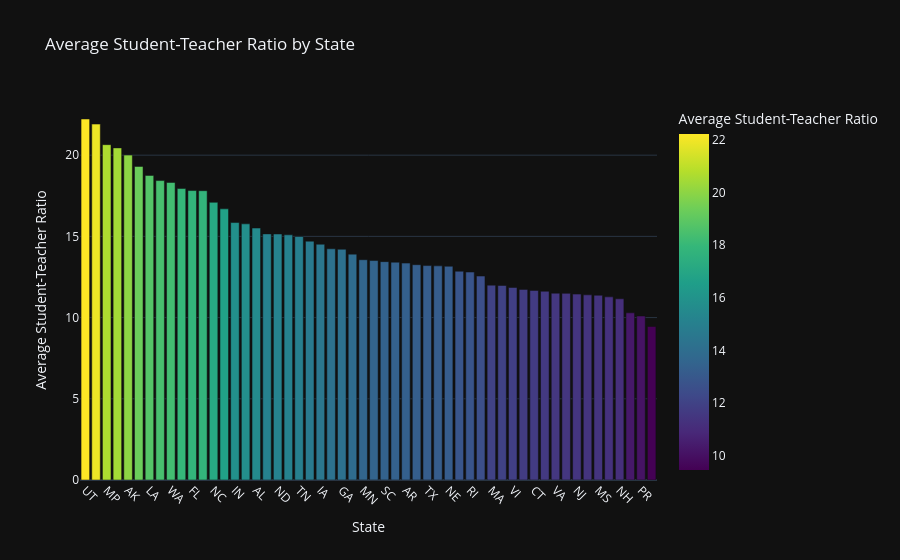

Notebook code for this chart:
### Code cell
#bar Plot

fig = px.bar(average_ratio_state_filtered, 
             x='STATE', 
             y='STUDENT_TEACHER_RATIO',
             title='Average Student-Teacher Ratio by State',
             labels={'STATE': 'State', 'STUDENT_TEACHER_RATIO': 'Average Student-Teacher Ratio'},
             color='STUDENT_TEACHER_RATIO',  
             color_continuous_scale='Viridis',  
             template='plotly_dark')  

fig.update_layout(xaxis_title='State', yaxis_title='Average Student-Teacher Ratio', 
                  xaxis_tickangle=45)  

fig.write_html("Average Student-Teacher Ratio by State.html")
fig.show()

### Figure 1 — Plotly figure (JSON) as saved in the notebook; plotly's stock layout.template omitted (floating-point values rounded to 4 significant figures)
{"data": [{"alignmentgroup": "True", "hovertemplate": "State=%{x}<br>Average Student-Teacher Ratio=%{marker.color}<extra></extra>", "legendgroup": "", "marker": {"color": [22.23, 21.91, 20.65, 20.45, 20.0, 19.31, 18.75, 18.43, 18.32, 17.94, 17.82, 17.81, 17.1, 16.69, 15.85, 15.77, 15.51, 15.15, 15.15, 15.1, 14.99, 14.7, 14.52, 14.23, 14.21, 13.91, 13.56, 13.51, 13.45, 13.41, 13.35, 13.26, 13.2, 13.18, 13.16, 12.86, 12.8, 12.56, 12.0, 11.98, 11.86, 11.74, 11.67, 11.62, 11.5, 11.49, 11.45, 11.4, 11.37, 11.28, 11.16, 10.29, 10.1, 9.45], "coloraxis": "coloraxis", "pattern": {"shape": ""}}, "name": "", "offsetgroup": "", "orientation": "v", "showlegend": false, "textposition": "auto", "type": "bar", "x": ["UT", "ID", "MP", "CA", "AK", "NV", "LA", "OR", "WA", "MI", "FL", "OH", "NC", "CO", "IN", "OK", "AL", "WI", "ND", "KY", "TN", "NM", "IA", "HI", "GA", "MD", "MN", "KS", "SC", "SD", "AR", "PA", "TX", "DE", "NE", "IL", "RI", "WV", "MA", "VT", "VI", "MO", "CT", "DC", "VA", "NY", "NJ", "WY", "MS", "MT", "NH", "ME", "PR", "AZ"], "xaxis": "x", "y": [22.23, 21.91, 20.65, 20.45, 20.0, 19.31, 18.75, 18.43, 18.32, 17.94, 17.82, 17.81, 17.1, 16.69, 15.85, 15.77, 15.51, 15.15, 15.15, 15.1, 14.99, 14.7, 14.52, 14.23, 14.21, 13.91, 13.56, 13.51, 13.45, 13.41, 13.35, 13.26, 13.2, 13.18, 13.16, 12.86, 12.8, 12.56, 12.0, 11.98, 11.86, 11.74, 11.67, 11.62, 11.5, 11.49, 11.45, 11.4, 11.37, 11.28, 11.16, 10.29, 10.1, 9.45], "yaxis": "y"}], "layout": {"autosize": true, "barmode": "relative", "coloraxis": {"colorbar": {"title": {"text": "Average Student-Teacher Ratio"}}, "colorscale": [[0, "#440154"], [0.1111, "#482878"], [0.2222, "#3e4989"], [0.3333, "#31688e"], [0.4444, "#26828e"], [0.5556, "#1f9e89"], [0.6667, "#35b779"], [0.7778, "#6ece58"], [0.8889, "#b5de2b"], [1, "#fde725"]]}, "legend": {"tracegroupgap": 0}, "title": {"text": "Average Student-Teacher Ratio by State"}, "xaxis": {"anchor": "y", "autorange": true, "domain": [0, 1], "range": [-0.5, 53.5], "tickangle": 45, "title": {"text": "State"}, "type": "category"}, "yaxis": {"anchor": "x", "autorange": true, "domain": [0, 1], "range": [0, 23.4], "title": {"text": "Average Student-Teacher Ratio"}, "type": "linear"}}}
